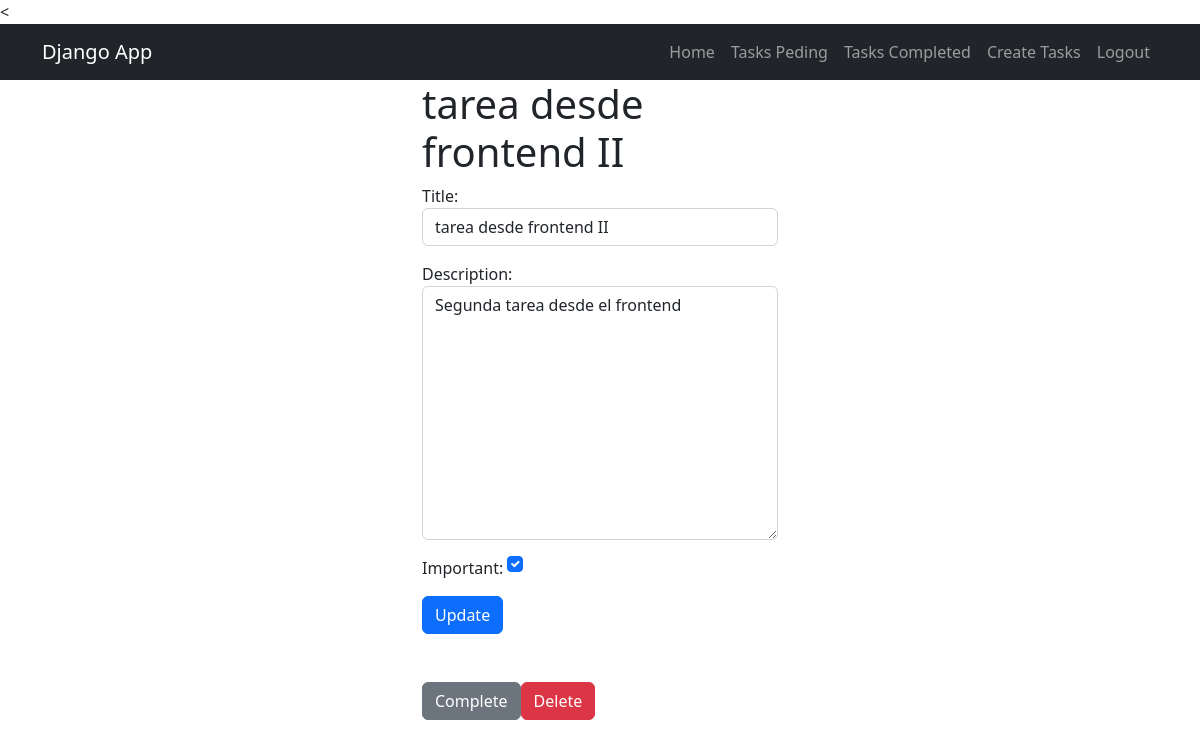
The app's page /tasks/3/ (signed in) with its own data.
### tasks/models.py (models this page shows, shortened)
class Task(models.Model):
    title = models.CharField(max_length=100)
    description =models.TextField(blank=True)
    created = models.DateTimeField(auto_now_add=True)
    datecompleted = models.DateTimeField(null=True, blank=True)
    important = models.BooleanField(default=False)
    user = models.ForeignKey(User, on_delete=models.CASCADE)

### tasks/views.py (the view, shortened to what this page needs)
# urls.py: path('tasks/<int:task_id>/', views.task_detail, name='task_detail'),
@login_required
def task_detail(request, task_id):
   if request.method == 'GET':
      task = get_object_or_404(Task, pk=task_id, user=request.user)
      form = TaskForm(instance=task)
      return render(request, 'task_detail.html', {'task' : task, 'form': form})

### tasks/form.py
class TaskForm(forms.ModelForm):
    class Meta:
        model = Task
        fields = ['title', 'description', 'important']
        widgets={
            'title': forms.TextInput(attrs={'class': 'form-control', 'placeholder': 'Escriba un título'}),
            'description': forms.Textarea(attrs={'class': 'form-control', 'placeholder': 'Escriba una descripción'}),
            'important': forms.CheckboxInput(attrs={'class': 'form-check-input m-auto'}),
        }

### tasks/templates/task_detail.html (shortened to what this page needs)
{% extends 'base.html' %} {% block content %}
<main class="container">
    <div class="row">
        <div class="col-md-4 offset-md-4">
            <h1>{{task.title}}</h1>
            <form method="POST">
                {% csrf_token %} {{form.as_p}}
                <button class="btn btn-primary">
                    Update
                </button>
            </form>
            <div class="mt-5 d-flex ">
                <form action="{% url 'complete_task' task.id %}" method="POST">
                    <button class="btn btn-secondary">
                        Complete
                    </button>
                </form>
                <form action="{% url 'delete_task' task.id %}" method="POST">
                    <button class="btn btn-danger">
                        Delete
                    </button>
                </form>
            </div>
        </div>
    </div>
</main>
{% endblock %}

### records on screen
Task: title "tarea desde frontend II", description "Segunda tarea desde el frontend", important "☑"
